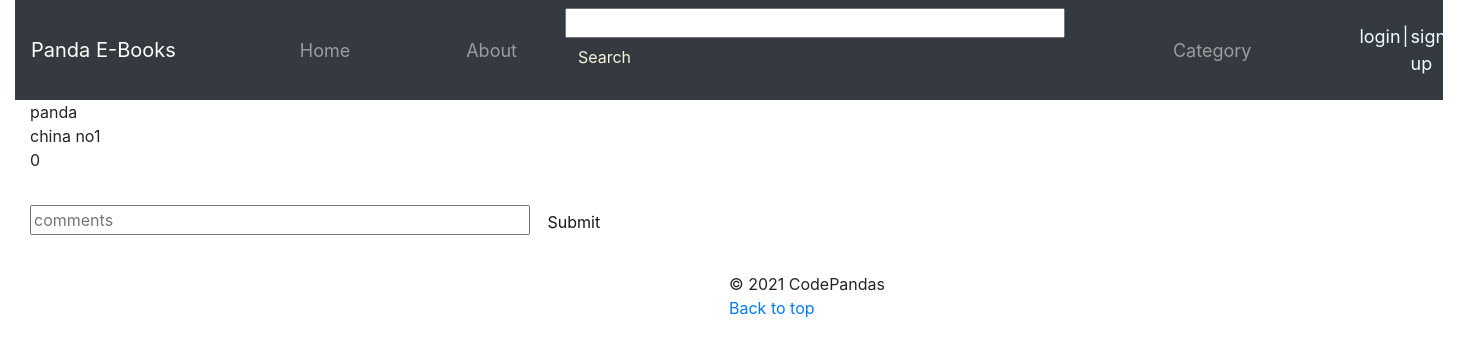
The page /panda-online-library/book/panda on the database its author committed.
### panda/models.py (models this page shows, shortened)
class Book(models.Model):
    TITLE_MAX_SIZE = 128
    category = models.ForeignKey(Category, on_delete=models.CASCADE)
    name = models.CharField(max_length=TITLE_MAX_SIZE)
    slug = models.SlugField(unique=True,blank=True)
    views = models.IntegerField(default=0)
    image = models.ImageField(upload_to='book_images',blank = True)
    likes = models.IntegerField(default=0)
    rating = models.FloatField(default=0.0)
    description = models.CharField(max_length=500)

### panda/views.py (the view)
# urls.py: path('book/<slug:book_name_slug>',views.show_book, name='show_book'),
def show_book(request,book_name_slug):
    context_dict={}
    try:
        book = Book.objects.get(slug=book_name_slug)
        context_dict['book'] = book
    except Book.DoesNotExist:
        context_dict['book'] = None
    return render(request, 'panda/book.html', context=context_dict)

### templates/panda/book.html (shortened to what this page needs)
{% extends 'panda/base.html' %}
{% load staticfiles %}
{% block main_block %}
    <div class="container-fluid">
        {{book.name}}
    </div>
    <div class="container-fluid">
        {{book.description}}
    </div>
    <div class="container-fluid">
        {{book.likes}}
    </div>
    <div class="container-fluid">
        <form >
            <input class="search" placeholder="comments" >
            <button class="btn" type="submit" style="color: rgb(22, 22, 20);height: 100px; ">Submit</button>
        </form> </ul>
    </div>
{% endblock %}

### templates/panda/base.html (style rules this page uses)
.search { width: 500px; }

### rows shown on the page
Book: name "panda", description "china no1", likes "0"
